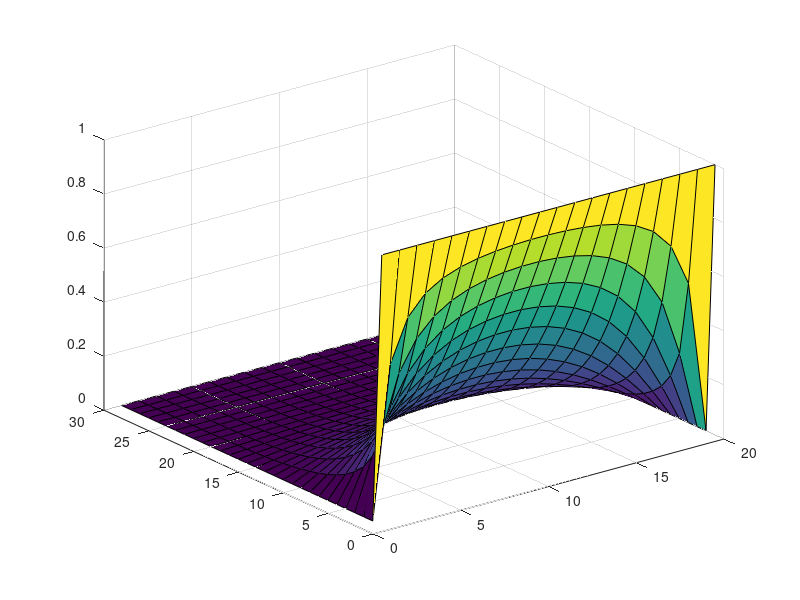
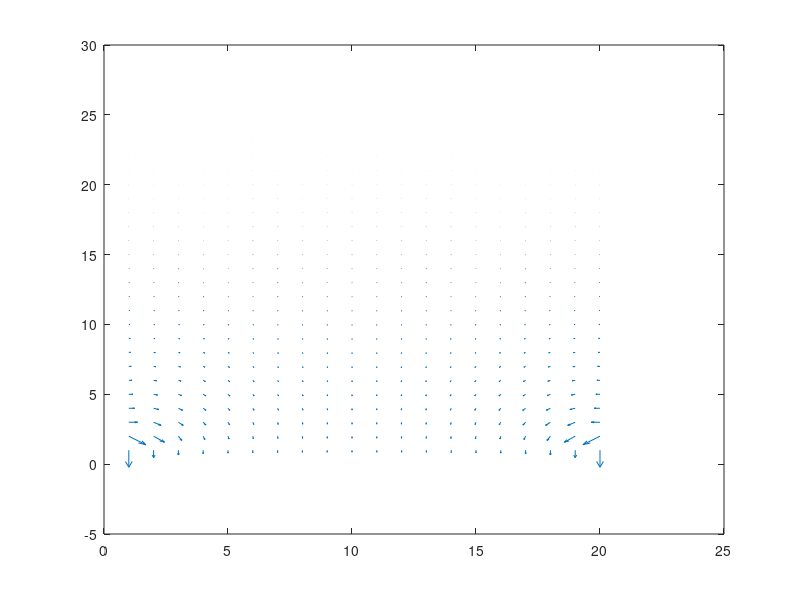

The MATLAB source for these figures, in order:
%% ELEC 4700 - PA#4 - Laplace Equation by Iteration PA Assignment
%%
clf;
close all;

%Parameters
%----------
nx = 30; %solution variable nx
ny = 20; %solution variable ny

%Boundary conditions
LB = 1; % Left bound
RB = 0; % Right bound
TB = 0; % Top bound
BB = 0; % Bottom bound

% max number of iterations
max_iterations = 100; 

% Matrix V for as solution variable for nx and ny 
Matrix_V = zeros(nx,ny); 

%Loop through the iterations getting a new solution and resetting the BC's
for j = 1 : max_iterations

    Matrix_V = imboxfilt(Matrix_V,3);
        
        %Loop 
        for ix = 1 : nx
            for iy = 1 : ny

                    %if ix is equal to 1 applie 1 for left bound
                    if ix == 1
                        Matrix_V(ix,iy) = LB;

                     %If iy is equal to nx applie 0 for right bound
                    elseif ix == nx
                        Matrix_V(ix,iy) = RB;

                    %if ix is equal to 1 applie 0 for left bound
                    elseif iy == 1
                        Matrix_V(ix,iy) = TB;

                     %If iy is equal to ny applie 0 for right bound
                    elseif iy == ny
                        Matrix_V(ix,iy) = BB;

                    end
            end

        end

    % Calculate the electric field
    [Ex,Ey] = gradient(Matrix_V);

    % Plot Ex and Ey using surf() and quiver
    figure (1)
    surf(Matrix_V)

    figure (2)
    quiver(Ex,Ey);
    %pause(0.0009)
end             
            
     
        
        
